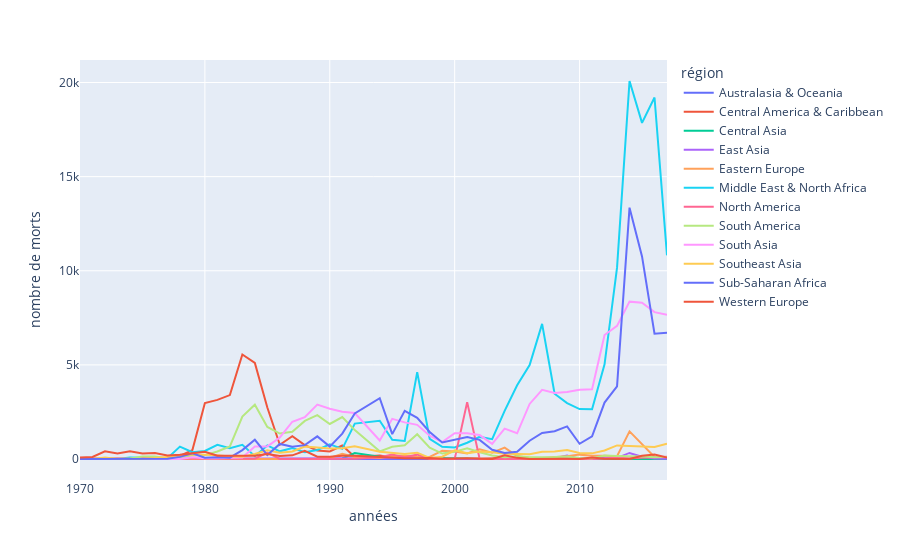

Notebook code cell kept with this figure:
### Code cell
px.line(df_region_morts, x = "années", y = "nombre de morts", color = "région")

### Figure 1 — Plotly figure (JSON) as saved in the notebook; plotly's stock layout.template omitted (floating-point values rounded to 4 significant figures)
{"data": [{"hovertemplate": "région=Australasia & Oceania<br>années=%{x}<br>nombre de morts=%{y}<extra></extra>", "legendgroup": "Australasia & Oceania", "line": {"color": "#636efa", "dash": "solid"}, "marker": {"symbol": "circle"}, "mode": "lines", "name": "Australasia & Oceania", "orientation": "v", "showlegend": true, "type": "scatter", "x": [1970, 1971, 1972, 1973, 1974, 1978, 1979, 1980, 1981, 1982, 1984, 1985, 1986, 1987, 1988, 1989, 1990, 1991, 1992, 1994, 1995, 1996, 1997, 1998, 1999, 2000, 2001, 2002, 2003, 2006, 2007, 2008, 2009, 2010, 2013, 2014, 2015, 2016, 2017], "xaxis": "x", "y": [0, 0, 1, 0, 0, 2, 0, 2, 1, 0, 12, 0, 1, 0, 22, 15, 12, 3, 9, 20, 6, 23, 0, 0, 2, 7, 0, 1, 1, 0, 0, 0, 0, 0, 0, 4, 2, 0, 4], "yaxis": "y"}, {"hovertemplate": "région=Central America & Caribbean<br>années=%{x}<br>nombre de morts=%{y}<extra></extra>", "legendgroup": "Central America & Caribbean", "line": {"color": "#EF553B", "dash": "solid"}, "marker": {"symbol": "circle"}, "mode": "lines", "name": "Central America & Caribbean", "orientation": "v", "showlegend": true, "type": "scatter", "x": [1970, 1971, 1972, 1973, 1974, 1975, 1976, 1977, 1978, 1979, 1980, 1981, 1982, 1983, 1984, 1985, 1986, 1987, 1988, 1989, 1990, 1991, 1992, 1994, 1995, 1996, 1997, 1998, 1999, 2000, 2001, 2002, 2003, 2004, 2005, 2006, 2007, 2009, 2010, 2011, 2012, 2013, 2014, 2015, 2016, 2017], "xaxis": "x", "y": [3, 0, 0, 0, 0, 36, 83, 36, 162, 475, 2971, 3142, 3395, 5550, 5101, 2734, 755, 1214, 739, 452, 404, 714, 112, 184, 81, 88, 73, 0, 6, 11, 2, 0, 5, 38, 1, 7, 2, 3, 0, 2, 2, 9, 5, 0, 9, 4], "yaxis": "y"}, {"hovertemplate": "région=Central Asia<br>années=%{x}<br>nombre de morts=%{y}<extra></extra>", "legendgroup": "Central Asia", "line": {"color": "#00cc96", "dash": "solid"}, "marker": {"symbol": "circle"}, "mode": "lines", "name": "Central Asia", "orientation": "v", "showlegend": true, "type": "scatter", "x": [1991, 1992, 1994, 1995, 1996, 1997, 1998, 1999, 2000, 2001, 2002, 2003, 2004, 2005, 2006, 2007, 2008, 2009, 2010, 2011, 2012, 2013, 2014, 2015, 2016, 2017], "xaxis": "x", "y": [28, 318, 122, 94, 56, 81, 61, 35, 18, 16, 3, 1, 36, 18, 6, 1, 20, 10, 8, 13, 6, 2, 5, 13, 21, 6], "yaxis": "y"}, {"hovertemplate": "région=East Asia<br>années=%{x}<br>nombre de morts=%{y}<extra></extra>", "legendgroup": "East Asia", "line": {"color": "#ab63fa", "dash": "solid"}, "marker": {"symbol": "circle"}, "mode": "lines", "name": "East Asia", "orientation": "v", "showlegend": true, "type": "scatter", "x": [1970, 1971, 1973, 1974, 1975, 1976, 1978, 1979, 1980, 1981, 1982, 1983, 1984, 1985, 1986, 1987, 1988, 1989, 1990, 1991, 1992, 1994, 1995, 1996, 1997, 1998, 1999, 2000, 2001, 2002, 2003, 2004, 2005, 2006, 2008, 2009, 2010, 2011, 2012, 2013, 2014, 2015, 2016, 2017], "xaxis": "x", "y": [0, 25, 0, 1, 0, 2, 4, 2, 0, 0, 1, 3, 0, 2, 8, 1, 0, 22, 4, 8, 27, 34, 21, 32, 38, 50, 5, 1, 9, 1, 1, 4, 12, 0, 39, 186, 7, 19, 27, 60, 322, 123, 32, 16], "yaxis": "y"}, {"hovertemplate": "région=Eastern Europe<br>années=%{x}<br>nombre de morts=%{y}<extra></extra>", "legendgroup": "Eastern Europe", "line": {"color": "#FFA15A", "dash": "solid"}, "marker": {"symbol": "circle"}, "mode": "lines", "name": "Eastern Europe", "orientation": "v", "showlegend": true, "type": "scatter", "x": [1970, 1971, 1972, 1973, 1974, 1977, 1978, 1979, 1980, 1981, 1982, 1983, 1984, 1985, 1986, 1987, 1988, 1989, 1990, 1991, 1992, 1994, 1995, 1996, 1997, 1998, 1999, 2000, 2001, 2002, 2003, 2004, 2005, 2006, 2007, 2008, 2009, 2010, 2011, 2012, 2013, 2014, 2015, 2016, 2017], "xaxis": "x", "y": [0, 0, 26, 1, 1, 1, 4, 0, 0, 0, 2, 2, 3, 2, 1, 0, 0, 6, 59, 273, 110, 49, 158, 167, 115, 109, 440, 402, 293, 518, 337, 608, 158, 59, 57, 101, 143, 232, 174, 179, 151, 1467, 790, 112, 101], "yaxis": "y"}, {"hovertemplate": "région=Middle East & North Africa<br>années=%{x}<br>nombre de morts=%{y}<extra></extra>", "legendgroup": "Middle East & North Africa", "line": {"color": "#19d3f3", "dash": "solid"}, "marker": {"symbol": "circle"}, "mode": "lines", "name": "Middle East & North Africa", "orientation": "v", "showlegend": true, "type": "scatter", "x": [1970, 1971, 1972, 1973, 1974, 1975, 1976, 1977, 1978, 1979, 1980, 1981, 1982, 1983, 1984, 1985, 1986, 1987, 1988, 1989, 1990, 1991, 1992, 1994, 1995, 1996, 1997, 1998, 1999, 2000, 2001, 2002, 2003, 2004, 2005, 2006, 2007, 2008, 2009, 2010, 2011, 2012, 2013, 2014, 2015, 2016, 2017], "xaxis": "x", "y": [1, 4, 33, 7, 81, 60, 45, 43, 659, 359, 429, 758, 577, 750, 148, 723, 408, 581, 365, 480, 778, 541, 1879, 2034, 1020, 961, 4613, 1067, 650, 612, 862, 1174, 1053, 2556, 3917, 4986, 7179, 3464, 2971, 2654, 2648, 5033, 10164, 20080, 17854, 19205, 10819], "yaxis": "y"}, {"hovertemplate": "région=North America<br>années=%{x}<br>nombre de morts=%{y}<extra></extra>", "legendgroup": "North America", "line": {"color": "#FF6692", "dash": "solid"}, "marker": {"symbol": "circle"}, "mode": "lines", "name": "North America", "orientation": "v", "showlegend": true, "type": "scatter", "x": [1970, 1971, 1972, 1973, 1974, 1975, 1976, 1977, 1978, 1979, 1980, 1981, 1982, 1983, 1984, 1985, 1986, 1987, 1988, 1989, 1990, 1991, 1992, 1994, 1995, 1996, 1997, 1998, 1999, 2000, 2001, 2002, 2003, 2004, 2005, 2006, 2007, 2008, 2009, 2010, 2011, 2012, 2013, 2014, 2015, 2016, 2017], "xaxis": "x", "y": [34, 20, 11, 46, 18, 56, 30, 15, 13, 23, 17, 8, 13, 8, 16, 334, 1, 1, 3, 18, 8, 15, 8, 98, 240, 98, 231, 8, 20, 5, 3021, 4, 2, 0, 2, 8, 25, 23, 20, 4, 0, 24, 70, 34, 63, 73, 124], "yaxis": "y"}, {"hovertemplate": "région=South America<br>années=%{x}<br>nombre de morts=%{y}<extra></extra>", "legendgroup": "South America", "line": {"color": "#B6E880", "dash": "solid"}, "marker": {"symbol": "circle"}, "mode": "lines", "name": "South America", "orientation": "v", "showlegend": true, "type": "scatter", "x": [1970, 1971, 1972, 1973, 1974, 1975, 1976, 1977, 1978, 1979, 1980, 1981, 1982, 1983, 1984, 1985, 1986, 1987, 1988, 1989, 1990, 1991, 1992, 1994, 1995, 1996, 1997, 1998, 1999, 2000, 2001, 2002, 2003, 2004, 2005, 2006, 2007, 2008, 2009, 2010, 2011, 2012, 2013, 2014, 2015, 2016, 2017], "xaxis": "x", "y": [9, 6, 6, 16, 21, 129, 133, 45, 92, 183, 206, 402, 668, 2258, 2885, 1700, 1351, 1450, 2024, 2333, 1860, 2230, 1536, 406, 650, 725, 1317, 599, 289, 381, 568, 359, 187, 89, 152, 93, 83, 109, 136, 58, 43, 180, 160, 157, 128, 87, 101], "yaxis": "y"}, {"hovertemplate": "région=South Asia<br>années=%{x}<br>nombre de morts=%{y}<extra></extra>", "legendgroup": "South Asia", "line": {"color": "#FF97FF", "dash": "solid"}, "marker": {"symbol": "circle"}, "mode": "lines", "name": "South Asia", "orientation": "v", "showlegend": true, "type": "scatter", "x": [1970, 1972, 1973, 1974, 1975, 1976, 1977, 1978, 1979, 1980, 1981, 1982, 1983, 1984, 1985, 1986, 1987, 1988, 1989, 1990, 1991, 1992, 1994, 1995, 1996, 1997, 1998, 1999, 2000, 2001, 2002, 2003, 2004, 2005, 2006, 2007, 2008, 2009, 2010, 2011, 2012, 2013, 2014, 2015, 2016, 2017], "xaxis": "x", "y": [4, 0, 0, 0, 6, 1, 0, 5, 92, 40, 37, 69, 75, 664, 668, 1144, 1980, 2221, 2893, 2669, 2515, 2444, 985, 2133, 1945, 1815, 1237, 895, 1372, 1367, 1271, 802, 1616, 1365, 2924, 3673, 3508, 3564, 3679, 3706, 6586, 7070, 8358, 8300, 7803, 7664], "yaxis": "y"}, {"hovertemplate": "région=Southeast Asia<br>années=%{x}<br>nombre de morts=%{y}<extra></extra>", "legendgroup": "Southeast Asia", "line": {"color": "#FECB52", "dash": "solid"}, "marker": {"symbol": "circle"}, "mode": "lines", "name": "Southeast Asia", "orientation": "v", "showlegend": true, "type": "scatter", "x": [1970, 1971, 1972, 1973, 1974, 1975, 1976, 1977, 1978, 1979, 1980, 1981, 1982, 1983, 1984, 1985, 1986, 1987, 1988, 1989, 1990, 1991, 1992, 1994, 1995, 1996, 1997, 1998, 1999, 2000, 2001, 2002, 2003, 2004, 2005, 2006, 2007, 2008, 2009, 2010, 2011, 2012, 2013, 2014, 2015, 2016, 2017], "xaxis": "x", "y": [40, 0, 84, 0, 5, 1, 47, 102, 158, 255, 235, 201, 130, 118, 263, 458, 337, 396, 662, 606, 562, 566, 673, 389, 312, 270, 335, 54, 123, 458, 306, 396, 354, 281, 266, 258, 390, 403, 481, 321, 299, 453, 723, 702, 646, 639, 811], "yaxis": "y"}, {"hovertemplate": "région=Sub-Saharan Africa<br>années=%{x}<br>nombre de morts=%{y}<extra></extra>", "legendgroup": "Sub-Saharan Africa", "line": {"color": "#636efa", "dash": "solid"}, "marker": {"symbol": "circle"}, "mode": "lines", "name": "Sub-Saharan Africa", "orientation": "v", "showlegend": true, "type": "scatter", "x": [1970, 1971, 1972, 1973, 1974, 1975, 1976, 1977, 1978, 1979, 1980, 1981, 1982, 1983, 1984, 1985, 1986, 1987, 1988, 1989, 1990, 1991, 1992, 1994, 1995, 1996, 1997, 1998, 1999, 2000, 2001, 2002, 2003, 2004, 2005, 2006, 2007, 2008, 2009, 2010, 2011, 2012, 2013, 2014, 2015, 2016, 2017], "xaxis": "x", "y": [1, 1, 0, 5, 4, 29, 8, 17, 112, 306, 71, 98, 68, 474, 1022, 211, 799, 648, 735, 1202, 660, 1347, 2421, 3232, 1320, 2556, 2188, 1437, 882, 1005, 1166, 1015, 490, 317, 379, 972, 1383, 1475, 1731, 810, 1208, 2996, 3857, 13351, 10763, 6652, 6712], "yaxis": "y"}, {"hovertemplate": "région=Western Europe<br>années=%{x}<br>nombre de morts=%{y}<extra></extra>", "legendgroup": "Western Europe", "line": {"color": "#EF553B", "dash": "solid"}, "marker": {"symbol": "circle"}, "mode": "lines", "name": "Western Europe", "orientation": "v", "showlegend": true, "type": "scatter", "x": [1970, 1971, 1972, 1973, 1974, 1975, 1976, 1977, 1978, 1979, 1980, 1981, 1982, 1983, 1984, 1985, 1986, 1987, 1988, 1989, 1990, 1991, 1992, 1994, 1995, 1996, 1997, 1998, 1999, 2000, 2001, 2002, 2003, 2004, 2005, 2006, 2007, 2008, 2009, 2010, 2011, 2012, 2013, 2014, 2015, 2016, 2017], "xaxis": "x", "y": [79, 112, 405, 295, 407, 295, 323, 192, 229, 301, 385, 175, 178, 163, 175, 260, 165, 194, 437, 119, 118, 170, 179, 105, 68, 41, 40, 54, 12, 42, 40, 9, 5, 196, 60, 6, 17, 3, 15, 4, 83, 11, 7, 5, 171, 238, 83], "yaxis": "y"}], "layout": {"legend": {"title": {"text": "région"}, "tracegroupgap": 0}, "margin": {"t": 60}, "xaxis": {"anchor": "y", "domain": [0, 1], "title": {"text": "années"}}, "yaxis": {"anchor": "x", "domain": [0, 1], "title": {"text": "nombre de morts"}}}}
